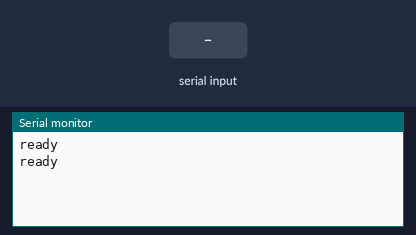
Bench run of a sketch on a simulated Arduino Uno, built with avr-gcc and run on an emulated ATmega328P. On the bench: the last lines printed to the serial monitor. Inputs (shaded band) come from the test bench.

Above: at 1.2 s.
1.3 s: "H" received over Serial
At 2.8 s:
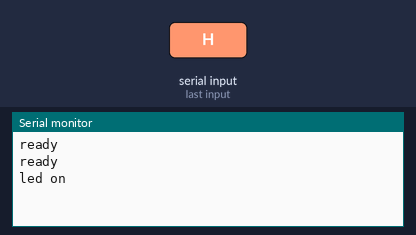
3.5 s: "L" received over Serial
At 4.5 s:
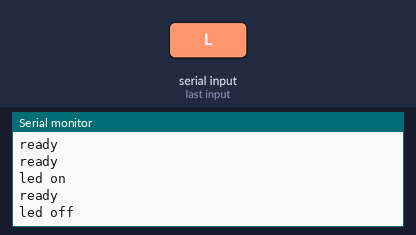
5.5 s: "1" received over Serial
At 6.8 s:
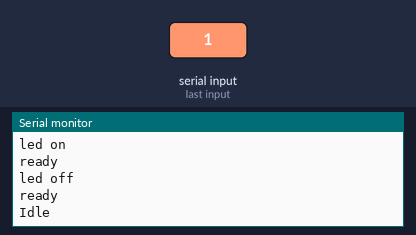

Measured:
- after the input at 1.3 s, the serial monitor: prints a new line after 0.70 s (image 1)
- after the input at 3.5 s, the serial monitor: prints a new line after 0.50 s (image 2)
- after the input at 5.5 s, the serial monitor: prints a new line after 0.50 s (image 3)

The sketch:

nodetest.ino
```cpp
void setup(){
  Serial.begin(9600);
}

void loop(){

  if (Serial.available() >0){
    char data = Serial.read();
    switch(data){
        case 'H':
            Serial.println("led on");
            break;
        case 'L':
            Serial.println("led off");
            break;
        default:
            Serial.println("Idle");
            break;
    }
  } else {
    Serial.println("ready");
  }
  delay(1000);
}
```
